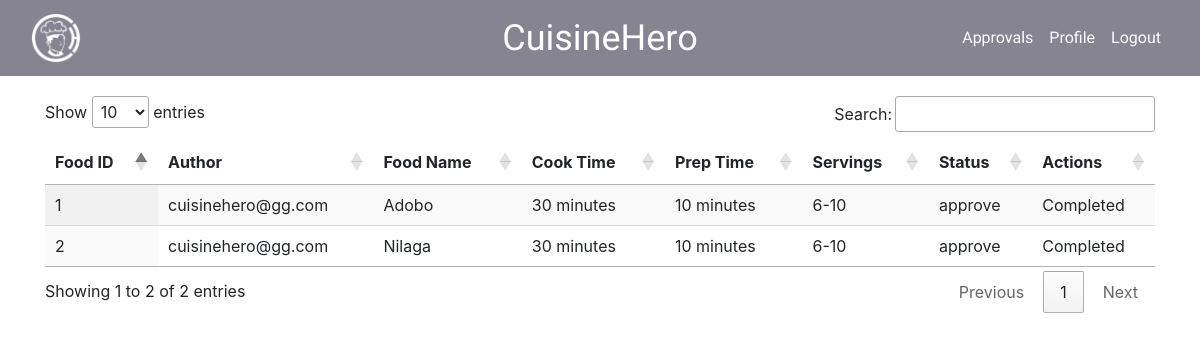
Page /feed_admin.php on the committed database.
### tables this page shows
CREATE TABLE IF NOT EXISTS `food` (
  `id` int(11) NOT NULL AUTO_INCREMENT,
  `food_id` int(11) NOT NULL,
  `author` varchar(50) NOT NULL,
  `food_name` varchar(30) NOT NULL,
  `cook_time` varchar(15) NOT NULL,
  `prep_time` varchar(15) NOT NULL,
  `servings` varchar(30) NOT NULL,
  `video_link` tinytext DEFAULT NULL,
  `proced` text NOT NULL,
  `nutri_info` text DEFAULT NULL,
  `likes` int(10) NOT NULL,
  `status` enum('approve','cancel') NOT NULL DEFAULT 'approve',
  `regdate` timestamp NOT NULL DEFAULT current_timestamp(),
  PRIMARY KEY (`id`)
);

### feed_admin.php (the view, shortened to what this page needs)
<!DOCTYPE html>
<html lang="en">
<head>
    <link rel="stylesheet" href="https://maxcdn.bootstrapcdn.com/bootstrap/4.5.2/css/bootstrap.min.css">
    <link rel="stylesheet" type="text/css" href="https://cdn.datatables.net/1.10.24/css/jquery.dataTables.min.css">
    <link href="https://cdnjs.cloudflare.com/ajax/libs/croppie/2.6.4/croppie.min.css" rel="stylesheet">
    <link rel="stylesheet" type="text/css" href="css files\feedstyle.css">
    <link rel="stylesheet" href="style.css">
</head>
<body>
    <header>
        <nav class="navbar navbar-expand-md" id="banner">
            <div class="container-fluid" id="banner1">
                <a class="navbar-brand" href="feed.php"><img src="Images\logo white.png"></a>
                <div class="collapse navbar-collapse" id="collapsibleNavbar">
                    <ul class="navbar-nav ml-auto">
                        <li class="nav-item active">
                            <a class="nav-link" href="#">Approvals</a>
                        </li>
                        <li class="nav-item">
                            <a class="nav-link" href="Profile/admin_profile.php">Profile</a>
                        </li>
                        <li class="nav-item">
                            <a class="nav-link" href="DB/Logout.php">Logout</a>
                        </li>
                    </ul>
                </div>
                <p class="navbar-center d-none d-md-block d-lg-block d-xl-block" id="navtext">CuisineHero</p>
        </nav>
    </header>
    <br><br>
    <div class="container mt-5">
        <table id="foodTable" class="display">
            <thead>
                <tr>
                    <th>Food ID</th>
                    <th>Author</th>
                    <th>Food Name</th>
                    <th>Cook Time</th>
                    <th>Prep Time</th>
                    <th>Servings</th>
                    <th>Status</th>
                    <th>Actions</th>
                </tr>
            </thead>
            <tbody>
                <?php
                include "./DB/cred.php";
                $query = "SELECT * FROM food";
                $result = mysqli_query($con, $query);
                if (mysqli_num_rows($result) > 0) {
                    while ($row = mysqli_fetch_assoc($result)) {
                ?>
                        <tr>
                            <td><?php echo $row['food_id']; ?></td>
                            <td><?php echo $row['author']; ?></td>
                            <td><?php echo $row['food_name']; ?></td>
                            <td><?php echo $row['cook_time']; ?></td>
                            <td><?php echo $row['prep_time']; ?></td>
                            <td><?php echo $row['servings']; ?></td>
                            <td><?php echo $row['status']; ?></td>
                            <td>
                                <?php if ($row["status"] === 'pending') { ?>
                                    <button class="approveBtn btn btn-success" data-food-id="<?php echo $row['food_id']; ?>">Complete</button>
                                    <button class="cancelBtn btn btn-danger" data-food-id="<?php echo $row['food_id']; ?>">Cancel</button>
                                <?php } else { ?>
                                    Completed
                                <?php } ?>
                            </td>
                        </tr>
                    <?php
                    }
                } else {
                    ?>
                    <tr>
                        <td colspan="7">No data available</td>
                    </tr>
                <?php
                }
                ?>
            </tbody>
        </table>
    </div>
</body>
</html>

### css files/feedstyle.css (style rules this page uses)
* { margin: 0px; padding: 0px; box-sizing: border-box; scroll-behavior: smooth; }
#banner { position: fixed; display: flex; flex-direction: row; flex-wrap: wrap; background-color:rgb(68, 99, 62); justify-content: space-between; width: 100%; min-height: 8vh; z-index:9998; align-items: center; margin:auto; top: 0; }
.navbar-center { position: absolute; left: 50%; transform: translatex(-50%); margin-top: 2vh; }
#navtext { font-family: 'Raleway'; font-size: 3vw; color: white; transition: top .6s; }
.nav-link { text-decoration: none; color: white; display: flex; list-style: none; font-family: 'Krub'; }
.navbar-brand img { width: 50px; height: 50px; }

### Ingredients/style.css (style rules this page uses)
#banner { position: fixed; display: flex; flex-direction: row; flex-wrap: wrap; background-color:rgba(15, 11, 37, 0.5); justify-content: space-between; width: 100%; min-height: 8vh; z-index: 1000; align-items: center; margin:auto; top: 0; }
.navbar-center { position: absolute; left: 50%; transform: translatex(-50%); margin-top: 2vh; }
#navtext { font-family: 'Raleway'; font-size: 3vw; color: white; transition: top .6s; }
.nav-link { text-decoration: none; color: white; display: flex; list-style: none; font-family: 'Krub'; }
.navbar-brand img { width: 50px; height: 50px; }
.navbar { position: relative; }
.navbar { background-color: black; }

### rows in the picture
food: food "1", author "cuisinehero@gg.com", food_name "Adobo", cook_time "30 minutes", prep_time "10 minutes", servings "6-10", status "approve", shows "Completed"
food: food "2", author "cuisinehero@gg.com", food_name "Nilaga", cook_time "30 minutes", prep_time "10 minutes", servings "6-10", status "approve", shows "Completed"
